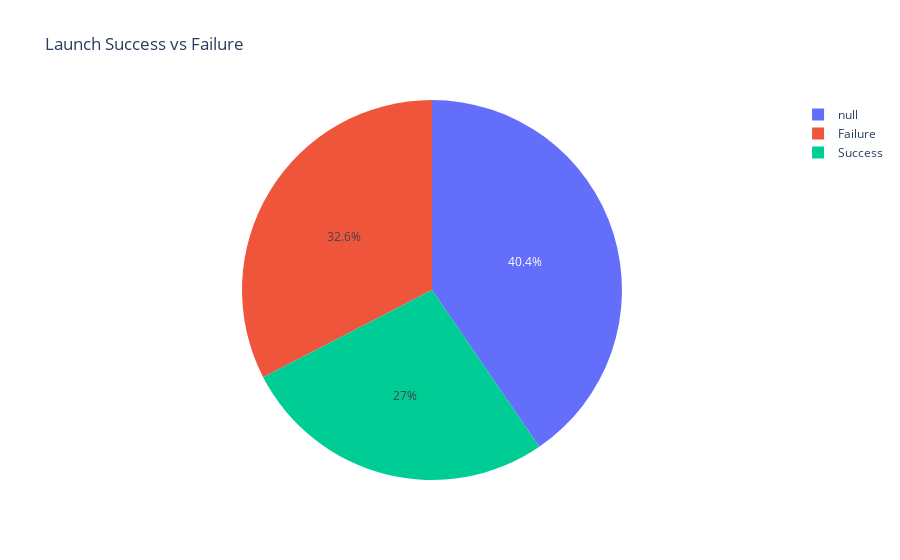
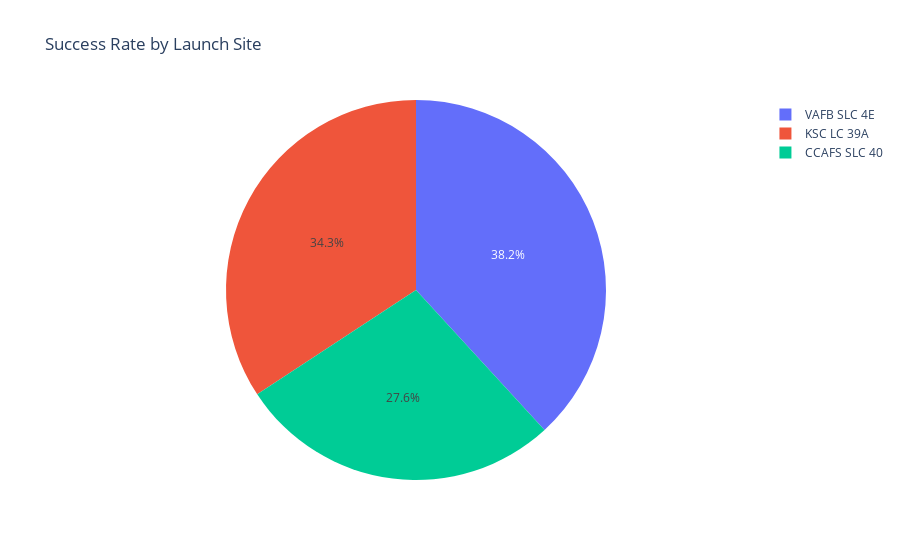
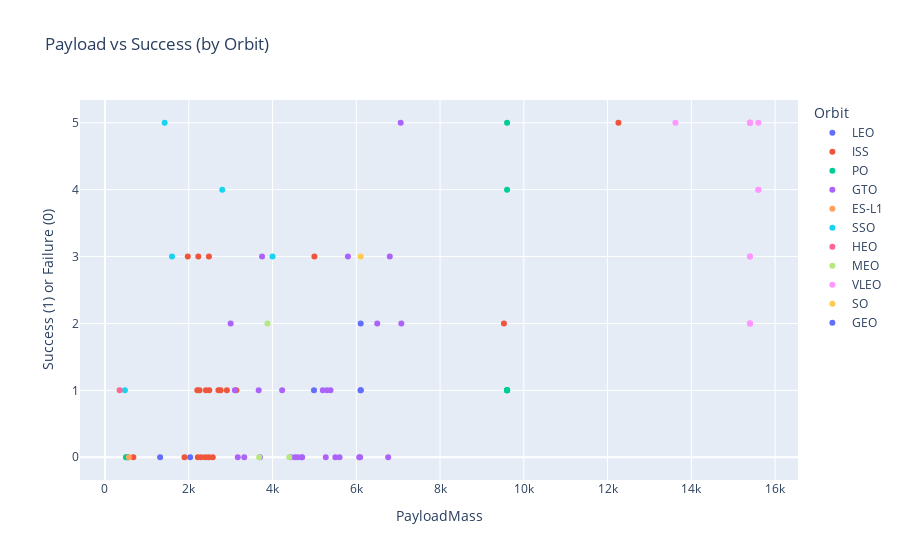

The notebook cell saved with these charts, in order:
### Code cell
import pandas as pd
import folium
from folium.plugins import MarkerCluster
import plotly.express as px
import plotly.graph_objects as go
from sklearn.model_selection import train_test_split
from sklearn.tree import DecisionTreeClassifier
from sklearn.metrics import accuracy_score, confusion_matrix, ConfusionMatrixDisplay
import matplotlib.pyplot as plt
import seaborn as sns

# Load your dataset
df = pd.read_csv(r"C:\Users\maste\Downloads\Applied Data Science Capstone\test.csv")

# Rename columns
df.columns = [
    "FlightNumber", "GridID", "Date", "Rocket", "PayloadMass",
    "Orbit", "LaunchSite", "LaunchOutcomeRaw", "BoosterVersion",
    "LandingOutcome1", "LandingOutcome2", "LandingOutcome3",
    "LandingPad", "SuccessBinary", "TargetClass", "BoosterID",
    "Longitude", "Latitude"
]
df["Date"] = pd.to_datetime(df["Date"], errors='coerce')
df["PayloadMass"] = pd.to_numeric(df["PayloadMass"], errors='coerce')
df["TargetClass"] = pd.to_numeric(df["TargetClass"], errors='coerce')

# ------------------------
# FOLIUM MAPS
# ------------------------

# Map 1: All launch sites
map_all = folium.Map(location=[df["Latitude"].mean(), df["Longitude"].mean()], zoom_start=4)
marker_cluster = MarkerCluster().add_to(map_all)

for _, row in df.iterrows():
    folium.Marker(
        location=[row["Latitude"], row["Longitude"]],
        popup=f"Site: {row['LaunchSite']}",
        icon=folium.Icon(color="blue")
    ).add_to(marker_cluster)

map_all.save("folium_map_all_sites.html")

# Map 2: Outcome-colored markers
map_outcomes = folium.Map(location=[df["Latitude"].mean(), df["Longitude"].mean()], zoom_start=4)

for _, row in df.iterrows():
    outcome = row["TargetClass"]
    color = "green" if outcome == 1 else "red"
    folium.CircleMarker(
        location=[row["Latitude"], row["Longitude"]],
        radius=6,
        color=color,
        fill=True,
        fill_color=color,
        fill_opacity=0.7,
        popup=f"{row['LaunchSite']} - {'Success' if outcome == 1 else 'Failure'}"
    ).add_to(map_outcomes)

map_outcomes.save("folium_map_outcomes.html")

# Map 3: Simulated distance visualization
sample = df.iloc[0]
map_dist = folium.Map(location=[sample["Latitude"], sample["Longitude"]], zoom_start=10)
folium.Marker([sample["Latitude"], sample["Longitude"]], popup="Launch Site", icon=folium.Icon(color="blue")).add_to(map_dist)
folium.Marker([sample["Latitude"] + 0.05, sample["Longitude"] + 0.05], popup="Coastline (~7km)", icon=folium.Icon(color="cadetblue")).add_to(map_dist)
folium.Marker([sample["Latitude"] - 0.05, sample["Longitude"] - 0.05], popup="Railway (~7km)", icon=folium.Icon(color="purple")).add_to(map_dist)
folium.PolyLine(locations=[
    [sample["Latitude"], sample["Longitude"]],
    [sample["Latitude"] + 0.05, sample["Longitude"] + 0.05]
], color="blue", weight=2.5).add_to(map_dist)
map_dist.save("folium_map_distance_calc.html")

# ------------------------
# DASHBOARD CHARTS (RENDER IN BROWSER)
# ------------------------

# Chart 1: Success vs Failure
outcome_counts = df["TargetClass"].value_counts().sort_index()
fig1 = px.pie(
    values=outcome_counts.values,
    names=outcome_counts.index.map({1: "Success", 0: "Failure"}),
    title="Launch Success vs Failure"
)
fig1.show()

# Chart 2: Site success rate
site_success = df.groupby("LaunchSite")["TargetClass"].mean().sort_values(ascending=False)
fig2 = px.pie(
    values=site_success.values,
    names=site_success.index,
    title="Success Rate by Launch Site"
)
fig2.show()

# Chart 3: Payload vs Success
fig3 = px.scatter(df, x="PayloadMass", y="TargetClass", color="Orbit",
                  title="Payload vs Success (by Orbit)",
                  labels={"TargetClass": "Success (1) or Failure (0)"})
fig3.show()

# ------------------------
# PREDICTIVE MODEL VISUALS
# ------------------------

# Filter valid target classes only
df = df[df["TargetClass"].isin([0, 1])]

# Prepare features and labels
features = pd.get_dummies(df[["PayloadMass", "Orbit", "LaunchSite", "BoosterVersion"]])
X_train, X_test, y_train, y_test = train_test_split(features, df["TargetClass"], test_size=0.2, random_state=42)

# Train Decision Tree classifier
clf = DecisionTreeClassifier(max_depth=5, random_state=42)
clf.fit(X_train, y_train)
y_pred = clf.predict(X_test)

# Accuracy chart
accuracy = accuracy_score(y_test, y_pred)
plt.figure(figsize=(6, 4))
sns.barplot(x=["Decision Tree"], y=[accuracy * 100], color="skyblue")
plt.title("Model Accuracy (%)")
plt.ylabel("Accuracy")
plt.ylim(0, 100)
plt.tight_layout()
plt.savefig("classification_accuracy_bar.png")
plt.close()

# Confusion matrix
cm = confusion_matrix(y_test, y_pred, labels=[0, 1])
disp = ConfusionMatrixDisplay(confusion_matrix=cm, display_labels=["Failure", "Success"])
fig, ax = plt.subplots(figsize=(6, 5))
disp.plot(ax=ax, cmap="Blues", values_format="d")
plt.title("Confusion Matrix")
plt.savefig("confusion_matrix.png")
plt.close()

### Figure 1 — Plotly figure (JSON) as saved in the notebook; plotly's stock layout.template omitted (floating-point values rounded to 4 significant figures)
{"data": [{"domain": {"x": [0, 1], "y": [0, 1]}, "hovertemplate": "label=%{label}<br>value=%{value}<extra></extra>", "labels": ["Failure", "Success", null, null, null, null], "legendgroup": "", "name": "", "showlegend": true, "type": "pie", "values": [29, 24, 9, 12, 4, 11]}], "layout": {"legend": {"tracegroupgap": 0}, "title": {"text": "Launch Success vs Failure"}}}

### Figure 2 — Plotly figure (JSON) as saved in the notebook; plotly's stock layout.template omitted (floating-point values rounded to 4 significant figures)
{"data": [{"domain": {"x": [0, 1], "y": [0, 1]}, "hovertemplate": "label=%{label}<br>value=%{value}<extra></extra>", "labels": ["VAFB SLC 4E", "KSC LC 39A", "CCAFS SLC 40"], "legendgroup": "", "name": "", "showlegend": true, "type": "pie", "values": [2.077, 1.864, 1.5]}], "layout": {"legend": {"tracegroupgap": 0}, "title": {"text": "Success Rate by Launch Site"}}}

### Figure 3 — Plotly figure (JSON) as saved in the notebook; plotly's stock layout.template omitted (floating-point values rounded to 4 significant figures)
{"data": [{"hovertemplate": "Orbit=LEO<br>PayloadMass=%{x}<br>Success (1) or Failure (0)=%{y}<extra></extra>", "legendgroup": "LEO", "marker": {"color": "#636efa", "symbol": "circle"}, "mode": "markers", "name": "LEO", "orientation": "v", "showlegend": true, "type": "scatter", "x": [525.0, 1316.0, 2034.0, 6105.0, 4990.0, 6105.0], "xaxis": "x", "y": [0, 0, 0, 1, 1, 1], "yaxis": "y"}, {"hovertemplate": "Orbit=ISS<br>PayloadMass=%{x}<br>Success (1) or Failure (0)=%{y}<extra></extra>", "legendgroup": "ISS", "marker": {"color": "#EF553B", "symbol": "circle"}, "mode": "markers", "name": "ISS", "orientation": "v", "showlegend": true, "type": "scatter", "x": [677.0, 2296.0, 2216.0, 2395.0, 1898.0, 2477.0, 3136.0, 2257.0, 2490.0, 2708.0, 2910.0, 2205.0, 2760.0, 2410.0, 2573.0, 12260.0, 2482.0, 2228.0, 5000.0, 1977.0, 9525.0], "xaxis": "x", "y": [0, 0, 0, 0, 0, 0, 1, 1, 1, 1, 1, 1, 1, 1, 0, 5, 3, 3, 3, 3, 2], "yaxis": "y"}, {"hovertemplate": "Orbit=PO<br>PayloadMass=%{x}<br>Success (1) or Failure (0)=%{y}<extra></extra>", "legendgroup": "PO", "marker": {"color": "#00cc96", "symbol": "circle"}, "mode": "markers", "name": "PO", "orientation": "v", "showlegend": true, "type": "scatter", "x": [500.0, 553.0, 9600.0, 9600.0, 9600.0, 9600.0, 9600.0, 9600.0, 9600.0], "xaxis": "x", "y": [0, 0, 1, 1, 1, 1, 1, 4, 5], "yaxis": "y"}, {"hovertemplate": "Orbit=GTO<br>PayloadMass=%{x}<br>Success (1) or Failure (0)=%{y}<extra></extra>", "legendgroup": "GTO", "marker": {"color": "#ab63fa", "symbol": "circle"}, "mode": "markers", "name": "GTO", "orientation": "v", "showlegend": true, "type": "scatter", "x": [3170.0, 3325.0, 4535.0, 4428.0, 4707.0, 5271.0, 4696.0, 3100.0, 4600.0, 5500.0, 5600.0, 5300.0, 6070.0, 3669.0, 6761.0, 5200.0, 3700.0, 4230.0, 6092.0, 3750.0, 5384.0, 7076.0, 5800.0, 7060.0, 3000.0, 6500.0, 6800.0], "xaxis": "x", "y": [0, 0, 0, 0, 0, 0, 0, 1, 0, 0, 0, 1, 0, 1, 0, 1, 0, 1, 0, 3, 1, 2, 3, 5, 2, 2, 3], "yaxis": "y"}, {"hovertemplate": "Orbit=ES-L1<br>PayloadMass=%{x}<br>Success (1) or Failure (0)=%{y}<extra></extra>", "legendgroup": "ES-L1", "marker": {"color": "#FFA15A", "symbol": "circle"}, "mode": "markers", "name": "ES-L1", "orientation": "v", "showlegend": true, "type": "scatter", "x": [570.0], "xaxis": "x", "y": [0], "yaxis": "y"}, {"hovertemplate": "Orbit=SSO<br>PayloadMass=%{x}<br>Success (1) or Failure (0)=%{y}<extra></extra>", "legendgroup": "SSO", "marker": {"color": "#19d3f3", "symbol": "circle"}, "mode": "markers", "name": "SSO", "orientation": "v", "showlegend": true, "type": "scatter", "x": [475.0, 2800.0, 4000.0, 1425.0, 1600.0], "xaxis": "x", "y": [1, 4, 3, 5, 3], "yaxis": "y"}, {"hovertemplate": "Orbit=HEO<br>PayloadMass=%{x}<br>Success (1) or Failure (0)=%{y}<extra></extra>", "legendgroup": "HEO", "marker": {"color": "#FF6692", "symbol": "circle"}, "mode": "markers", "name": "HEO", "orientation": "v", "showlegend": true, "type": "scatter", "x": [350.0], "xaxis": "x", "y": [1], "yaxis": "y"}, {"hovertemplate": "Orbit=MEO<br>PayloadMass=%{x}<br>Success (1) or Failure (0)=%{y}<extra></extra>", "legendgroup": "MEO", "marker": {"color": "#B6E880", "symbol": "circle"}, "mode": "markers", "name": "MEO", "orientation": "v", "showlegend": true, "type": "scatter", "x": [4400.0, 3880.0, 3681.0], "xaxis": "x", "y": [0, 2, 0], "yaxis": "y"}, {"hovertemplate": "Orbit=VLEO<br>PayloadMass=%{x}<br>Success (1) or Failure (0)=%{y}<extra></extra>", "legendgroup": "VLEO", "marker": {"color": "#FF97FF", "symbol": "circle"}, "mode": "markers", "name": "VLEO", "orientation": "v", "showlegend": true, "type": "scatter", "x": [13620.0, 15600.0, 15400.0, 15600.0, 15400.0, 15600.0, 15400.0, 15400.0, 15400.0, 15400.0, 15400.0, 15400.0, 15400.0, 15400.0], "xaxis": "x", "y": [5, 4, 5, 5, 3, 4, 5, 5, 3, 5, 2, 2, 5, 2], "yaxis": "y"}, {"hovertemplate": "Orbit=SO<br>PayloadMass=%{x}<br>Success (1) or Failure (0)=%{y}<extra></extra>", "legendgroup": "SO", "marker": {"color": "#FECB52", "symbol": "circle"}, "mode": "markers", "name": "SO", "orientation": "v", "showlegend": true, "type": "scatter", "x": [6105.0], "xaxis": "x", "y": [3], "yaxis": "y"}, {"hovertemplate": "Orbit=GEO<br>PayloadMass=%{x}<br>Success (1) or Failure (0)=%{y}<extra></extra>", "legendgroup": "GEO", "marker": {"color": "#636efa", "symbol": "circle"}, "mode": "markers", "name": "GEO", "orientation": "v", "showlegend": true, "type": "scatter", "x": [6105.0], "xaxis": "x", "y": [2], "yaxis": "y"}], "layout": {"legend": {"title": {"text": "Orbit"}, "tracegroupgap": 0}, "title": {"text": "Payload vs Success (by Orbit)"}, "xaxis": {"anchor": "y", "domain": [0, 1], "title": {"text": "PayloadMass"}}, "yaxis": {"anchor": "x", "domain": [0, 1], "title": {"text": "Success (1) or Failure (0)"}}}}
